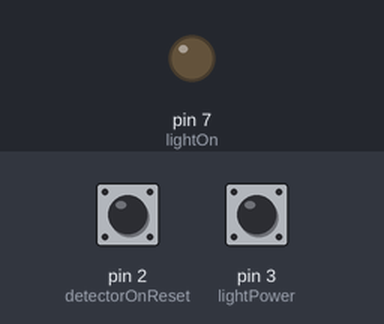
Simulated run of this sketch. Board: Arduino Uno, built with avr-gcc and run on an emulated ATmega328P. Shown: output pins drawn as LEDs (lit = HIGH). Inputs (shaded band) come from the test bench; at power-on: pin 3 (lightPower) HIGH, pin 2 (detectorOnReset) HIGH.

Above: at 1.2 s.
1.3 s: pin 3 (lightPower) pulled LOW for 0.15 s
At 2.5 s:
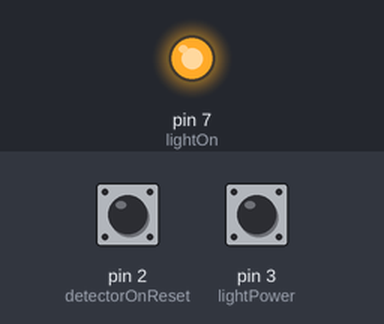
Timing chart, 0 to 4.3 s (numbered marks = the images above; inputs shaded):
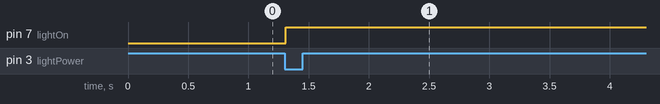

Measured:
- after the input at 1.3 s, pin 7 (lightOn): LOW → HIGH at once

The sketch:

pwm_switch.ino
```cpp
#include <SPI.h>
#include <SD.h>

/*

  * -------------------------------- Pin control input ---------------
 * OFF/ON/Reset input                                                D2
 * Light switch OFF/ON                                               D3

 *
 * -------------------------------- Pin out -------------------------
 * Power ON                                                          D5
 * Reset                                                             D6
 * Light ON/OFF                                                      D7

*/
uint32_t timerLevel = 0;  // timer for LEVEL
uint32_t timerLevelTest = 0;
#define T_PERIOD_LEVEL 10  // time of invoke data from sensor of level, mS.
#define T_PERIOD_LEVEL_TEST 200

uint32_t timeInvokeSensitive = 0;
uint32_t timeInvokeSensPeriod = 15;

uint32_t timeInvokeMode = 0;
uint32_t timeInvokeModePeriod = 50;
int currentLevel = 1;

const int arraySize = 20;
int dataArray[arraySize];
int dataIndex = 0;

bool ledOn = false;


// ------------ control output ------------------------
const int powerOn = 5;
const int detectorReset = 6;
const int lightOn = 7;
const int testReset = 13;

// ------------- sygnal from FC ------------------------
const int detectorOnReset = 2;  // power manager of detector
const int lightPower = 3;       // light on/off


// ----------- for interrupt -----------------------
volatile unsigned long pulseWidth1 = 0;  // time of PPM of S11 on FC - MODE
volatile unsigned long pulseWidth2 = 0;  // time of PPM of S12 on FC - SENSITIVE

void setup() {

  pinMode(detectorReset, OUTPUT);
  pinMode(powerOn, OUTPUT);
  pinMode(lightOn, OUTPUT);

  pinMode(detectorOnReset, INPUT_PULLUP);
  pinMode(lightPower, INPUT_PULLUP);

  pinMode(testReset, OUTPUT);


  attachInterrupt(digitalPinToInterrupt(detectorOnReset), handleInterrupt1, CHANGE);
  attachInterrupt(digitalPinToInterrupt(lightPower), handleInterrupt2, CHANGE);
}

void loop() {

  // managerOfPowerReset
  // managerLight

  if (millis() - timeInvokeSensitive >= timeInvokeSensPeriod) {
    timeInvokeSensitive = millis();
    managerLight(pulseWidth2);
  }

  if (millis() - timeInvokeMode >= timeInvokeModePeriod) {
    timeInvokeMode = millis();
    managerOfPowerReset(pulseWidth1);
  }
}

//======================подпрограммы =================================

void handleInterrupt1() {

  static unsigned long startTime1 = 0;
  unsigned long currentTime1 = micros();

  if (digitalRead(detectorOnReset) == HIGH) {
    startTime1 = currentTime1;
  } else {
    pulseWidth1 = currentTime1 - startTime1;
  }
}
void handleInterrupt2() {

  static unsigned long startTime2 = 0;
  unsigned long currentTime2 = micros();

  if (digitalRead(lightPower) == HIGH) {
    startTime2 = currentTime2;
  } else {
    pulseWidth2 = currentTime2 - startTime2;
  }
}

void printPWM(unsigned long timePWM) {
  Serial.println();
  String message = " Time of PWM =  ";
  Serial.print(message);
  Serial.println(timePWM);
  Serial.println();
}

void managerOfPowerReset(unsigned long timePWM) {
  if (timePWM < 1000) {
    timePWM = 1000;
  }
  if (timePWM > 1950) {
    timePWM = 1950;
  }

  if (timePWM >= 950 && timePWM <= 1350) {
    digitalWrite(powerOn, 0);
    digitalWrite(detectorReset, 0);

  } else if (timePWM >= 1400 && timePWM <= 1700) {
    digitalWrite(powerOn, 1);
    digitalWrite(detectorReset, 0);
    digitalWrite(testReset, 0);

  } else if (timePWM > 1750) {
    digitalWrite(powerOn, 1);
    digitalWrite(detectorReset, 1);
    digitalWrite(testReset, 1);
  }
}


void managerLight(unsigned long timePWM) {

  if (timePWM < 1000) {
    timePWM = 1000;
  }
  if (timePWM > 1950) {
    timePWM = 1950;
  }
  if (timePWM >= 950 && timePWM <= 1350) {
    digitalWrite(lightOn, 0);

  } else if (timePWM >= 1400 && timePWM <= 1700) {
    digitalWrite(lightOn, 1);

  } else if (timePWM > 1750) {
    digitalWrite(lightOn, 1);
  }
}

// void blinkLed(bool onoff) {
//   digitalWrite(resetOutput, onoff);
// }
```
